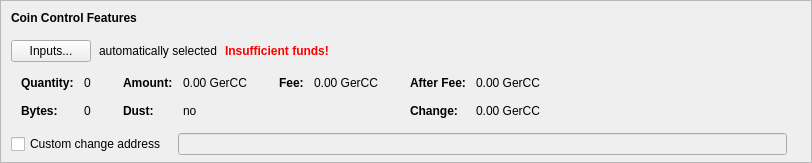
    <widget class="QFrame" name="frameCoinControl">
     <property name="sizePolicy">
      <sizepolicy hsizetype="Expanding" vsizetype="Expanding">
       <horstretch>0</horstretch>
       <verstretch>0</verstretch>
      </sizepolicy>
     </property>
     <property name="maximumSize">
      <size>
       <width>16777215</width>
       <height>16777215</height>
      </size>
     </property>
     <property name="frameShape">
      <enum>QFrame::StyledPanel</enum>
     </property>
     <property name="frameShadow">
      <enum>QFrame::Sunken</enum>
     </property>
     <layout class="QVBoxLayout" name="verticalLayoutCoinControl2">
      <property name="spacing">
       <number>0</number>
      </property>
      <property name="leftMargin">
       <number>0</number>
      </property>
      <property name="topMargin">
       <number>0</number>
      </property>
      <property name="rightMargin">
       <number>0</number>
      </property>
      <property name="bottomMargin">
       <number>6</number>
      </property>
      <item>
       <layout class="QVBoxLayout" name="verticalLayoutCoinControl" stretch="0,0,0,0,1">
        <property name="spacing">
         <number>0</number>
        </property>
        <property name="leftMargin">
         <number>10</number>
        </property>
        <property name="topMargin">
         <number>10</number>
        </property>
        <item>
         <layout class="QHBoxLayout" name="horizontalLayoutCoinControl1">
          <property name="bottomMargin">
           <number>15</number>
          </property>
          <item>
           <widget class="QLabel" name="labelCoinControlFeatures">
            <property name="sizePolicy">
             <sizepolicy hsizetype="Preferred" vsizetype="Maximum">
              <horstretch>0</horstretch>
              <verstretch>0</verstretch>
             </sizepolicy>
            </property>
            <property name="font">
             <font>
              <weight>75</weight>
              <bold>true</bold>
             </font>
            </property>
            <property name="styleSheet">
             <string notr="true">font-weight:bold;</string>
            </property>
            <property name="text">
             <string>Coin Control Features</string>
            </property>
           </widget>
          </item>
         </layout>
        </item>
        <item>
         <layout class="QHBoxLayout" name="horizontalLayoutCoinControl2" stretch="0,0,0,0">
          <property name="spacing">
           <number>8</number>
          </property>
          <property name="bottomMargin">
           <number>10</number>
          </property>
          <item>
           <widget class="QPushButton" name="pushButtonCoinControl">
            <property name="styleSheet">
             <string notr="true"/>
            </property>
            <property name="text">
             <string>Inputs...</string>
            </property>
            <property name="autoDefault">
             <bool>false</bool>
            </property>
           </widget>
          </item>
          <item>
           <widget class="QLabel" name="labelCoinControlAutomaticallySelected">
            <property name="text">
             <string>automatically selected</string>
            </property>
            <property name="margin">
             <number>5</number>
            </property>
           </widget>
          </item>
          <item>
           <widget class="QLabel" name="labelCoinControlInsuffFunds">
            <property name="font">
             <font>
              <weight>75</weight>
              <bold>true</bold>
             </font>
            </property>
            <property name="styleSheet">
             <string notr="true">color:red;font-weight:bold;</string>
            </property>
            <property name="text">
             <string>Insufficient funds!</string>
            </property>
            <property name="margin">
             <number>5</number>
            </property>
           </widget>
          </item>
          <item>
           <spacer name="horizontalSpacerCoinControl">
            <property name="orientation">
             <enum>Qt::Horizontal</enum>
            </property>
            <property name="sizeHint" stdset="0">
             <size>
              <width>40</width>
              <height>1</height>
             </size>
            </property>
           </spacer>
          </item>
         </layout>
        </item>
        <item>
         <widget class="QWidget" name="widgetCoinControl" native="true">
          <property name="sizePolicy">
           <sizepolicy hsizetype="Preferred" vsizetype="Preferred">
            <horstretch>0</horstretch>
            <verstretch>0</verstretch>
           </sizepolicy>
          </property>
          <property name="minimumSize">
           <size>
            <width>0</width>
            <height>0</height>
           </size>
          </property>
          <property name="styleSheet">
           <string notr="true"/>
          </property>
          <layout class="QHBoxLayout" name="horizontalLayoutCoinControl5">
           <property name="leftMargin">
            <number>0</number>
           </property>
           <property name="topMargin">
            <number>0</number>
           </property>
           <property name="rightMargin">
            <number>0</number>
           </property>
           <property name="bottomMargin">
            <number>0</number>
           </property>
           <item>
            <layout class="QHBoxLayout" name="horizontalLayoutCoinControl3" stretch="0,0,0,1">
             <property name="spacing">
              <number>20</number>
             </property>
             <property name="topMargin">
              <number>0</number>
             </property>
             <property name="bottomMargin">
              <number>10</number>
             </property>
             <item>
              <layout class="QFormLayout" name="formLayoutCoinControl1">
               <property name="horizontalSpacing">
                <number>10</number>
               </property>
               <property name="verticalSpacing">
                <number>14</number>
               </property>
               <property name="leftMargin">
                <number>10</number>
               </property>
               <property name="topMargin">
                <number>4</number>
               </property>
               <property name="rightMargin">
                <number>6</number>
               </property>
               <item row="0" column="0">
                <widget class="QLabel" name="labelCoinControlQuantityText">
                 <property name="font">
                  <font>
                   <weight>75</weight>
                   <bold>true</bold>
                  </font>
                 </property>
                 <property name="text">
                  <string>Quantity:</string>
                 </property>
                 <property name="margin">
                  <number>0</number>
                 </property>
                </widget>
               </item>
               <item row="0" column="1">
                <widget class="QLabel" name="labelCoinControlQuantity">
                 <property name="cursor">
                  <cursorShape>IBeamCursor</cursorShape>
                 </property>
                 <property name="contextMenuPolicy">
                  <enum>Qt::ActionsContextMenu</enum>
                 </property>
                 <property name="text">
                  <string notr="true">0</string>
                 </property>
                 <property name="margin">
                  <number>0</number>
                 </property>
                 <property name="textInteractionFlags">
                  <set>Qt::LinksAccessibleByMouse|Qt::TextSelectableByKeyboard|Qt::TextSelectableByMouse</set>
                 </property>
                </widget>
               </item>
               <item row="1" column="0">
                <widget class="QLabel" name="labelCoinControlBytesText">
                 <property name="font">
                  <font>
                   <weight>75</weight>
                   <bold>true</bold>
                  </font>
                 </property>
                 <property name="text">
                  <string>Bytes:</string>
                 </property>
                </widget>
               </item>
               <item row="1" column="1">
                <widget class="QLabel" name="labelCoinControlBytes">
                 <property name="cursor">
                  <cursorShape>IBeamCursor</cursorShape>
                 </property>
                 <property name="contextMenuPolicy">
                  <enum>Qt::ActionsContextMenu</enum>
                 </property>
                 <property name="text">
                  <string notr="true">0</string>
                 </property>
                 <property name="textInteractionFlags">
                  <set>Qt::LinksAccessibleByMouse|Qt::TextSelectableByKeyboard|Qt::TextSelectableByMouse</set>
                 </property>
                </widget>
               </item>
              </layout>
             </item>
             <item>
              <layout class="QFormLayout" name="formLayoutCoinControl2">
               <property name="horizontalSpacing">
                <number>10</number>
               </property>
               <property name="verticalSpacing">
                <number>14</number>
               </property>
               <property name="leftMargin">
                <number>6</number>
               </property>
               <property name="topMargin">
                <number>4</number>
               </property>
               <property name="rightMargin">
                <number>6</number>
               </property>
               <item row="0" column="0">
                <widget class="QLabel" name="labelCoinControlAmountText">
                 <property name="font">
                  <font>
                   <weight>75</weight>
                   <bold>true</bold>
                  </font>
                 </property>
                 <property name="text">
                  <string>Amount:</string>
                 </property>
                 <property name="margin">
                  <number>0</number>
                 </property>
                </widget>
               </item>
               <item row="0" column="1">
                <widget class="QLabel" name="labelCoinControlAmount">
                 <property name="cursor">
                  <cursorShape>IBeamCursor</cursorShape>
                 </property>
                 <property name="contextMenuPolicy">
                  <enum>Qt::ActionsContextMenu</enum>
                 </property>
                 <property name="text">
                  <string notr="true">0.00 GerCC</string>
                 </property>
                 <property name="textInteractionFlags">
                  <set>Qt::LinksAccessibleByMouse|Qt::TextSelectableByKeyboard|Qt::TextSelectableByMouse</set>
                 </property>
                </widget>
               </item>
               <item row="1" column="0">
                <widget class="QLabel" name="labelCoinControlLowOutputText">
                 <property name="font">
                  <font>
                   <weight>75</weight>
                   <bold>true</bold>
                  </font>
                 </property>
                 <property name="text">
                  <string>Dust:</string>
                 </property>
                </widget>
               </item>
               <item row="1" column="1">
                <widget class="QLabel" name="labelCoinControlLowOutput">
                 <property name="cursor">
                  <cursorShape>IBeamCursor</cursorShape>
                 </property>
                 <property name="contextMenuPolicy">
                  <enum>Qt::ActionsContextMenu</enum>
                 </property>
                 <property name="text">
                  <string notr="true">no</string>
                 </property>
                 <property name="textInteractionFlags">
                  <set>Qt::LinksAccessibleByMouse|Qt::TextSelectableByKeyboard|Qt::TextSelectableByMouse</set>
                 </property>
                </widget>
               </item>
              </layout>
             </item>
             <item>
              <layout class="QFormLayout" name="formLayoutCoinControl3">
               <property name="horizontalSpacing">
                <number>10</number>
               </property>
               <property name="verticalSpacing">
                <number>14</number>
               </property>
               <property name="leftMargin">
                <number>6</number>
               </property>
               <property name="topMargin">
                <number>4</number>
               </property>
               <property name="rightMargin">
                <number>6</number>
               </property>
               <item row="0" column="0">
                <widget class="QLabel" name="labelCoinControlFeeText">
                 <property name="font">
                  <font>
                   <weight>75</weight>
                   <bold>true</bold>
                  </font>
                 </property>
                 <property name="text">
                  <string>Fee:</string>
                 </property>
                 <property name="margin">
                  <number>0</number>
                 </property>
                </widget>
               </item>
               <item row="0" column="1">
                <widget class="QLabel" name="labelCoinControlFee">
                 <property name="cursor">
                  <cursorShape>IBeamCursor</cursorShape>
                 </property>
                 <property name="contextMenuPolicy">
                  <enum>Qt::ActionsContextMenu</enum>
                 </property>
                 <property name="text">
                  <string notr="true">0.00 GerCC</string>
                 </property>
                 <property name="textInteractionFlags">
                  <set>Qt::LinksAccessibleByMouse|Qt::TextSelectableByKeyboard|Qt::TextSelectableByMouse</set>
                 </property>
                </widget>
               </item>
             </layout>
             </item>
             <item>
              <layout class="QFormLayout" name="formLayoutCoinControl4">
               <property name="horizontalSpacing">
                <number>10</number>
               </property>
               <property name="verticalSpacing">
                <number>14</number>
               </property>
               <property name="leftMargin">
                <number>6</number>
               </property>
               <property name="topMargin">
                <number>4</number>
               </property>
               <property name="rightMargin">
                <number>6</number>
               </property>
               <item row="0" column="0">
                <widget class="QLabel" name="labelCoinControlAfterFeeText">
                 <property name="font">
                  <font>
                   <weight>75</weight>
                   <bold>true</bold>
                  </font>
                 </property>
                 <property name="text">
                  <string>After Fee:</string>
                 </property>
                 <property name="margin">
                  <number>0</number>
                 </property>
                </widget>
               </item>
               <item row="0" column="1">
                <widget class="QLabel" name="labelCoinControlAfterFee">
                 <property name="cursor">
                  <cursorShape>IBeamCursor</cursorShape>
                 </property>
                 <property name="contextMenuPolicy">
                  <enum>Qt::ActionsContextMenu</enum>
                 </property>
                 <property name="text">
                  <string notr="true">0.00 GerCC</string>
                 </property>
                 <property name="textInteractionFlags">
                  <set>Qt::LinksAccessibleByMouse|Qt::TextSelectableByKeyboard|Qt::TextSelectableByMouse</set>
                 </property>
                </widget>
               </item>
               <item row="1" column="0">
                <widget class="QLabel" name="labelCoinControlChangeText">
                 <property name="font">
                  <font>
                   <weight>75</weight>
                   <bold>true</bold>
                  </font>
                 </property>
                 <property name="text">
                  <string>Change:</string>
                 </property>
                </widget>
               </item>
               <item row="1" column="1">
                <widget class="QLabel" name="labelCoinControlChange">
                 <property name="cursor">
                  <cursorShape>IBeamCursor</cursorShape>
                 </property>
                 <property name="contextMenuPolicy">
                  <enum>Qt::ActionsContextMenu</enum>
                 </property>
                 <property name="text">
                  <string notr="true">0.00 GerCC</string>
                 </property>
                 <property name="textInteractionFlags">
                  <set>Qt::LinksAccessibleByMouse|Qt::TextSelectableByKeyboard|Qt::TextSelectableByMouse</set>
                 </property>
                </widget>
               </item>
              </layout>
             </item>
            </layout>
           </item>
          </layout>
         </widget>
        </item>
        <item>
         <layout class="QHBoxLayout" name="horizontalLayoutCoinControl4" stretch="0,0,0">
          <property name="spacing">
           <number>12</number>
          </property>
          <property name="sizeConstraint">
           <enum>QLayout::SetDefaultConstraint</enum>
          </property>
          <property name="topMargin">
           <number>5</number>
          </property>
          <property name="rightMargin">
           <number>5</number>
          </property>
          <item>
           <widget class="QCheckBox" name="checkBoxCoinControlChange">
            <property name="toolTip">
             <string>If this is activated, but the change address is empty or invalid, change will be sent to a newly generated address.</string>
            </property>
            <property name="text">
             <string>Custom change address</string>
            </property>
           </widget>
          </item>
          <item>
           <widget class="QValidatedLineEdit" name="lineEditCoinControlChange">
            <property name="enabled">
             <bool>false</bool>
            </property>
            <property name="sizePolicy">
             <sizepolicy hsizetype="Expanding" vsizetype="Fixed">
              <horstretch>0</horstretch>
              <verstretch>0</verstretch>
             </sizepolicy>
            </property>
           </widget>
          </item>
          <item>
           <widget class="QLabel" name="labelCoinControlChangeLabel">
            <property name="sizePolicy">
             <sizepolicy hsizetype="Preferred" vsizetype="Expanding">
              <horstretch>0</horstretch>
              <verstretch>0</verstretch>
             </sizepolicy>
            </property>
            <property name="minimumSize">
             <size>
              <width>0</width>
              <height>0</height>
             </size>
            </property>
            <property name="text">
             <string/>
            </property>
            <property name="margin">
             <number>3</number>
            </property>
           </widget>
          </item>
         </layout>
        </item>
        <item>
         <spacer name="verticalSpacerCoinControl">
          <property name="orientation">
           <enum>Qt::Vertical</enum>
          </property>
          <property name="sizeHint" stdset="0">
           <size>
            <width>800</width>
            <height>1</height>
           </size>
          </property>
         </spacer>
        </item>
       </layout>
      </item>
     </layout>
    </widget>
